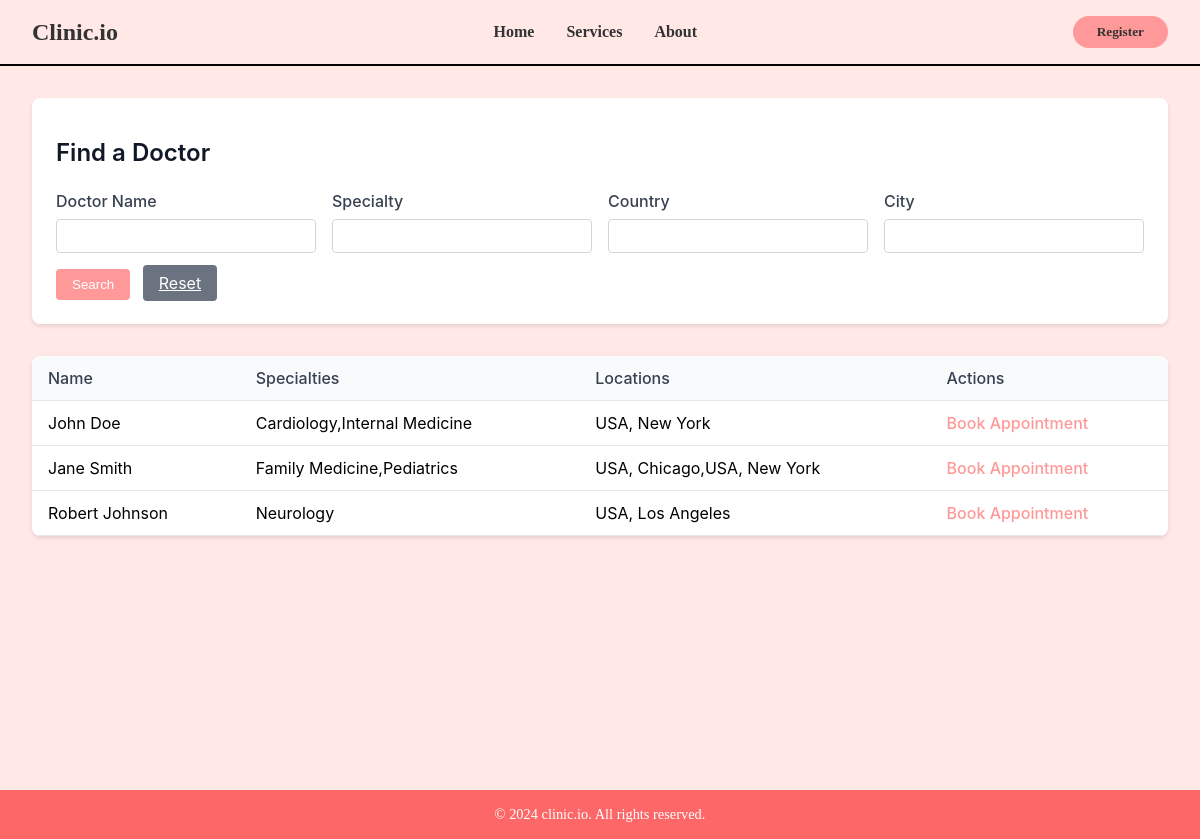
Screenshot of /search.php with the database file from the repository.
### tables this page shows
CREATE TABLE IF NOT EXISTS patient ( 
    ID INT NOT NULL PRIMARY KEY AUTO_INCREMENT, 
    First_Name VARCHAR(50) NOT NULL,
    Last_Name VARCHAR(50) NOT NULL, 
    Email VARCHAR(100) NOT NULL UNIQUE, 
    pwd VARCHAR(255) NOT NULL, 
    phoneNum VARCHAR(15) NOT NULL, 
    DOB DATE NOT NULL, 
    gender VARCHAR(10) NOT NULL, 
    BloodType VARCHAR(3) NOT NULL,
    Created_AT TIMESTAMP DEFAULT CURRENT_TIMESTAMP,
    Updated_AT TIMESTAMP DEFAULT CURRENT_TIMESTAMP ON UPDATE CURRENT_TIMESTAMP, 
    Session_ID VARCHAR(128) DEFAULT NULL,
    CONSTRAINT chk_gender CHECK (gender IN ('Male', 'Female', 'Other')),
    CONSTRAINT chk_bloodtype CHECK (BloodType IN ('A+', 'A-', 'B+', 'B-', 'AB+', 'AB-', 'O+', 'O-'))
);

### includes/search_model.inc.php (called while the page is built, shortened)
<?php
function findDoctors($pdo, array $params, array $where_conditions)
{
    $query = "
    SELECT DISTINCT
        p.ID,
        p.First_Name,
        p.Last_Name,
        GROUP_CONCAT(DISTINCT s.Specialty_Name) as Specialties,
        GROUP_CONCAT(DISTINCT CONCAT(l.Country, ', ', l.City)) as Locations
    FROM patient p
    INNER JOIN doctor d ON p.ID = d.ID
    LEFT JOIN specialty s ON d.ID = s.DoctorID
    LEFT JOIN appointment a ON d.ID = a.DoctorID
    LEFT JOIN location l ON a.LocationID = l.ID
";
    $query .= " GROUP BY p.ID, p.First_Name, p.Last_Name";
    try {
        $stmt = $pdo->prepare($query);
        $stmt->execute($params);
        return  $stmt->fetchAll();
    } catch (PDOException $e) {
        error_log("Query failed: " . $e->getMessage());
        return [];
    }
}

### search.php (the view, shortened to what this page needs)
<?php
try {
    $db = Database::getInstance();
    $pdo = $db->getConnection();
} catch (PDOException $e) {
    die("Connection failed: " . $e->getMessage());
}
$where_conditions = [];
$params = [];
require_once 'includes/search_model.inc.php';
$results = findDoctors($pdo, $params, $where_conditions);
function h($str)
{
    return htmlspecialchars($str, ENT_QUOTES, 'UTF-8');
}
?>
<!DOCTYPE html>
<html lang="en">
<head>
    <link rel="stylesheet" href="css/layout.css">
    <link rel="stylesheet" href="css/search.css">
</head>
<body>
    <nav>
        <div class="logo">Clinic.io</div>
        <div class="nav-links">
            <a href="index.php">Home</a>
            <a href="#">Services</a>
            <a href="about.php">About</a>
        </div>
        <button class="register-btn">Register</button>
    </nav>
    <main>
        <div class="search-container">
            <h1 style="margin-bottom: 1.5rem; color: #111827; font-size: 1.5rem; font-weight: 600;">Find a Doctor</h1>
            <form method="GET">
                <div class="search-grid">
                    <div class="search-field">
                        <label>Doctor Name</label>
                        <input type="text" name="name" value="<?= h($_GET['name'] ?? '') ?>">
                    </div>
                    <div class="search-field">
                        <label>Specialty</label>
                        <input type="text" name="specialty" value="<?= h($_GET['specialty'] ?? '') ?>">
                    </div>
                    <div class="search-field">
                        <label>Country</label>
                        <input type="text" name="country" value="<?= h($_GET['country'] ?? '') ?>">
                    </div>
                    <div class="search-field">
                        <label>City</label>
                        <input type="text" name="city" value="<?= h($_GET['city'] ?? '') ?>">
                    </div>
                </div>
                <div class="button-group">
                    <button type="submit" class="search-btn">Search</button>
                    <a href="<?= h($_SERVER['PHP_SELF']) ?>" class="reset-btn">Reset</a>
                </div>
            </form>
        </div>
        <table class="results-table">
            <thead>
                <tr>
                    <th>Name</th>
                    <th>Specialties</th>
                    <th>Locations</th>
                    <th>Actions</th>
                </tr>
            </thead>
            <tbody>
                <?php if (!empty($results)): ?>
                    <?php foreach ($results as $row): ?>
                        <tr>
                            <td><?= h($row['First_Name'] . ' ' . $row['Last_Name']) ?></td>
                            <td><?= h($row['Specialties'] ?? 'Not specified') ?></td>
                            <td><?= h($row['Locations'] ?? 'Not specified') ?></td>
                            <td>
                                <a href="appointment.php?doctor_id=<?= h($row['ID']) ?>" class="book-btn">
                                    Book Appointment
                                </a>
                            </td>
                        </tr>
                    <?php endforeach; ?>
                <?php endif; ?>
            </tbody>
        </table>
    </main>
    <footer>
        &copy; 2024 clinic.io. All rights reserved.
    </footer>
</body>
</html>

### css/layout.css (style rules this page uses)
body { margin: 0; font-family: -apple-system, BlinkMacSystemFont, "Segoe UI", Roboto, sans-serif; background-color: #ffe8e6; }
nav { font-family: 'Margarine', cursive; display: flex; justify-content: space-between; padding: 1rem 2rem; align-items: center; background-color: #ffe8e6; border-bottom: 2px solid rgba(0, 0, 0, 1); font-weight: 700; }
.logo { font-size: 1.5rem; font-weight: bold; color: #333; }
.nav-links { display: flex; gap: 2rem; }
.nav-links a { text-decoration: none; color: #333; }
.register-btn { font-family: 'Margarine', cursive; background-color: #ff9999; padding: 0.5rem 1.5rem; border-radius: 20px; font-weight: 700; border: none; color: #333; cursor: pointer; }
footer { font-family: 'Margarine', cursive; background-color: #fd6767; color: #fff; padding: 1rem 2rem; text-align: center; font-size: 0.9rem; }

### css/search.css (style rules this page uses)
main { padding: 2rem; max-width: 1200px; margin: 0 auto; min-height: calc(100vh - 140px); }
.search-container { background-color: white; padding: 1.5rem; border-radius: 8px; box-shadow: 0 2px 4px rgba(0, 0, 0, 0.1); margin-bottom: 2rem; }
.search-grid { display: grid; grid-template-columns: repeat(auto-fit, minmax(240px, 1fr)); gap: 1rem; margin-bottom: 1rem; }
.search-field { display: flex; flex-direction: column; }
.search-field label { margin-bottom: 0.5rem; font-weight: 500; color: #374151; }
.search-field input { padding: 0.5rem; border: 1px solid #d1d5db; border-radius: 4px; font-size: 0.875rem; }
.button-group { margin-top: 1rem; }
.search-btn { background-color: #ff9999; color: white; padding: 0.5rem 1rem; border: none; border-radius: 4px; cursor: pointer; font-weight: 500; }
.reset-btn { background-color: #6b7280; color: white; padding: 0.5rem 1rem; border: none; border-radius: 4px; margin-left: 0.5rem; cursor: pointer; }
.results-table { width: 100%; border-collapse: separate; border-spacing: 0; background-color: white; border-radius: 8px; overflow: hidden; box-shadow: 0 2px 4px rgba(0, 0, 0, 0.1); }
.results-table th { background-color: #f9fafb; padding: 0.75rem 1rem; text-align: left; font-weight: 500; color: #374151; border-bottom: 1px solid #e5e7eb; }
.results-table td { padding: 0.75rem 1rem; border-bottom: 1px solid #e5e7eb; }
.book-btn { color: #ff9999; text-decoration: none; font-weight: 500; }

### rows the page displays
patient: First_Name+Last_Name "John Doe", Specialties "Cardiology,Internal Medicine", Locations "USA, New York"
patient: First_Name+Last_Name "Jane Smith", Specialties "Family Medicine,Pediatrics", Locations "USA, Chicago,USA, New York"
patient: First_Name+Last_Name "Robert Johnson", Specialties "Neurology", Locations "USA, Los Angeles"
